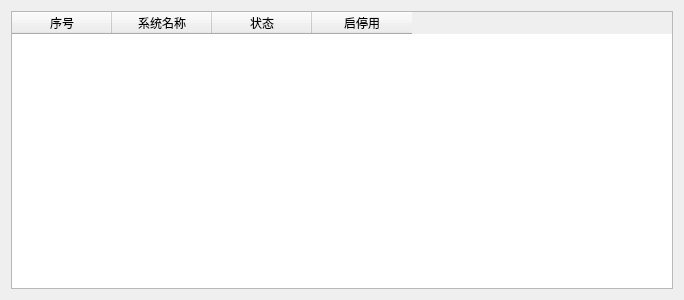
<?xml version="1.0" encoding="UTF-8"?>
<ui version="4.0">
 <class>ServiceManageWidget</class>
 <widget class="QWidget" name="ServiceManageWidget">
  <property name="geometry">
   <rect>
    <x>0</x>
    <y>0</y>
    <width>684</width>
    <height>300</height>
   </rect>
  </property>
  <property name="windowTitle">
   <string>ServiceManageWidget</string>
  </property>
  <layout class="QVBoxLayout" name="verticalLayout">
   <item>
    <widget class="QTableWidget" name="tableWidget_2">
     <column>
      <property name="text">
       <string>序号</string>
      </property>
     </column>
     <column>
      <property name="text">
       <string>系统名称</string>
      </property>
     </column>
     <column>
      <property name="text">
       <string>状态</string>
      </property>
     </column>
     <column>
      <property name="text">
       <string>启停用</string>
      </property>
     </column>
    </widget>
   </item>
  </layout>
 </widget>
 <layoutdefault spacing="6" margin="11"/>
 <resources/>
 <connections/>
</ui>
